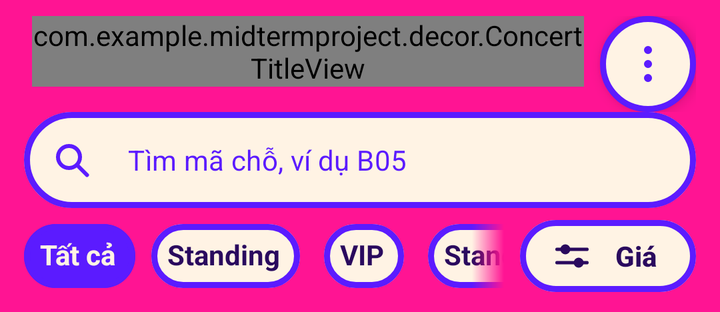
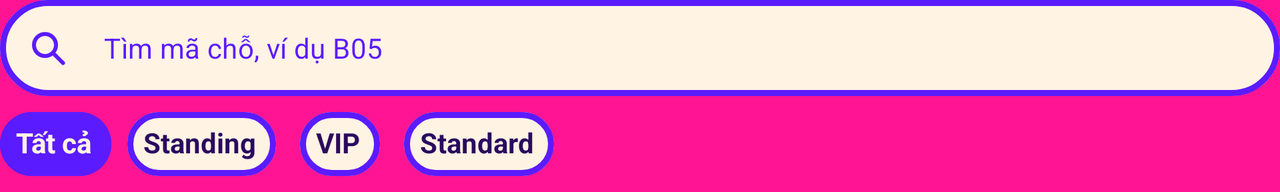

Two renders of one Android screen. The first uses the default layout on a phone; the second uses the alternative layout the repository ships for a different screen configuration, on a matching device. The two XML files are below.
<!-- AndroidManifest.xml: application theme Theme.MidtermProject -->
<!-- res/layout/view_filter_bar.xml -->
<?xml version="1.0" encoding="utf-8"?>
<LinearLayout xmlns:android="http://schemas.android.com/apk/res/android"
    xmlns:app="http://schemas.android.com/apk/res-auto"
    xmlns:tools="http://schemas.android.com/tools"
    android:layout_width="match_parent"
    android:layout_height="wrap_content"
    android:defaultFocusHighlightEnabled="false"
    android:descendantFocusability="beforeDescendants"
    android:focusable="true"
    android:focusableInTouchMode="true"
    android:orientation="vertical"
    android:paddingStart="12dp"
    android:paddingTop="8dp"
    android:paddingEnd="12dp"
    android:paddingBottom="4dp"
    tools:targetApi="o">

    <include layout="@layout/view_concert_header" />

    
    <com.google.android.material.textfield.TextInputLayout
        android:id="@+id/til_search"
        style="@style/Widget.MidtermProject.SearchField"
        android:layout_width="match_parent"
        android:layout_height="wrap_content"
        app:endIconMode="clear_text"
        app:startIconDrawable="@drawable/ic_search">

        <com.google.android.material.textfield.TextInputEditText
            android:id="@+id/et_search"
            android:saveEnabled="false"
            android:layout_width="match_parent"
            android:layout_height="wrap_content"
            android:hint="@string/search_hint"
            android:imeOptions="actionSearch|flagNoExtractUi"
            android:inputType="textNoSuggestions"
            android:maxLength="20"
            android:maxLines="1"
            android:minHeight="48dp"
            android:textColor="@color/sheet_text"
            android:textColorHint="@color/sticker_outline"
            android:textSize="14sp" />
    </com.google.android.material.textfield.TextInputLayout>

    
    <LinearLayout
        android:layout_width="match_parent"
        android:layout_height="wrap_content"
        android:gravity="center_vertical"
        android:orientation="horizontal">

        <HorizontalScrollView
            android:layout_width="0dp"
            android:layout_height="wrap_content"
            android:layout_weight="1"
            android:fadingEdgeLength="16dp"
            android:overScrollMode="never"
            android:requiresFadingEdge="horizontal"
            android:scrollbars="none">

            <com.google.android.material.chip.ChipGroup
                android:id="@+id/chip_group_zone"
                android:saveEnabled="false"
                android:layout_width="wrap_content"
                android:layout_height="wrap_content"
                android:contentDescription="@string/filter_zone_group_description"
                app:chipSpacingHorizontal="8dp"
                app:selectionRequired="true"
                app:singleLine="true"
                app:singleSelection="true">

                <com.google.android.material.chip.Chip
                    android:id="@+id/chip_zone_all"
                    android:saveEnabled="false"
                    style="@style/Widget.MidtermProject.Chip.Filter"
                    android:layout_width="wrap_content"
                    android:layout_height="wrap_content"
                    android:checked="true"
                    android:text="@string/filter_zone_all" />

                <com.google.android.material.chip.Chip
                    android:id="@+id/chip_zone_standing"
                    android:saveEnabled="false"
                    style="@style/Widget.MidtermProject.Chip.Filter"
                    android:layout_width="wrap_content"
                    android:layout_height="wrap_content"
                    android:text="@string/zone_standing" />

                <com.google.android.material.chip.Chip
                    android:id="@+id/chip_zone_vip"
                    android:saveEnabled="false"
                    style="@style/Widget.MidtermProject.Chip.Filter"
                    android:layout_width="wrap_content"
                    android:layout_height="wrap_content"
                    android:text="@string/zone_vip" />

                <com.google.android.material.chip.Chip
                    android:id="@+id/chip_zone_standard"
                    android:saveEnabled="false"
                    style="@style/Widget.MidtermProject.Chip.Filter"
                    android:layout_width="wrap_content"
                    android:layout_height="wrap_content"
                    android:text="@string/zone_standard" />
            </com.google.android.material.chip.ChipGroup>
        </HorizontalScrollView>

        
        <com.google.android.material.button.MaterialButton
            android:id="@+id/btn_filter_advanced"
            style="@style/Widget.MidtermProject.Button.Filter"
            android:layout_width="wrap_content"
            android:layout_height="wrap_content"
            android:layout_marginStart="8dp"
            android:text="@string/filter_price_button"
            app:icon="@drawable/ic_tune" />
    </LinearLayout>
</LinearLayout>
<!-- res/layout/view_concert_header.xml (included above) -->
<?xml version="1.0" encoding="utf-8"?>
<FrameLayout xmlns:android="http://schemas.android.com/apk/res/android"
    android:layout_width="match_parent"
    android:layout_height="wrap_content">

    <com.example.midtermproject.decor.ConcertTitleView
        android:id="@+id/concert_title"
        android:layout_width="wrap_content"
        android:layout_height="wrap_content"
        android:layout_gravity="top|start"
        android:layout_marginStart="4dp"
        android:layout_marginEnd="56dp" />

    <ImageButton
        android:id="@+id/btn_more"
        android:layout_width="48dp"
        android:layout_height="48dp"
        android:layout_gravity="top|end"
        android:background="@drawable/bg_map_button"
        android:contentDescription="@string/more_content_description"
        android:elevation="4dp"
        android:padding="12dp"
        android:scaleType="fitCenter"
        android:src="@drawable/ic_more_vert"
        android:stateListAnimator="@animator/press_bounce" />

</FrameLayout>
<!-- resources referenced by this layout -->
<resources>
  <color name="sheet_text">#FF2A0A5E</color>
  <color name="sticker_outline">#FF5B1BFF</color>
  <!-- drawable bg_map_button (drawable) -->
  <?xml version="1.0" encoding="utf-8"?>
  <ripple xmlns:android="http://schemas.android.com/apk/res/android"
      android:color="?attr/colorControlHighlight">
      <item>
          <shape android:shape="oval">
              <solid android:color="@color/surface" />
              <stroke
                  android:width="3dp"
                  android:color="@color/sticker_outline" />
          </shape>
      </item>
      
      <item android:id="@android:id/mask">
          <shape android:shape="oval">
              <solid android:color="@android:color/white" />
          </shape>
      </item>
  </ripple>
  <!-- drawable ic_search (drawable) -->
  <?xml version="1.0" encoding="utf-8"?>
  <vector xmlns:android="http://schemas.android.com/apk/res/android"
      android:width="24dp"
      android:height="24dp"
      android:viewportWidth="24"
      android:viewportHeight="24">
      <path
          android:pathData="M5,10.5 a5.5,5.5 0 1,0 11,0 a5.5,5.5 0 1,0 -11,0 Z"
          android:strokeColor="@android:color/white"
          android:strokeWidth="2" />
      <path
          android:pathData="M14.6,14.6 L19.5,19.5"
          android:strokeColor="@android:color/white"
          android:strokeLineCap="round"
          android:strokeWidth="2" />
  </vector>
  <!-- drawable ic_tune (drawable) -->
  <?xml version="1.0" encoding="utf-8"?>
  <vector xmlns:android="http://schemas.android.com/apk/res/android"
      android:width="20dp"
      android:height="20dp"
      android:viewportWidth="24"
      android:viewportHeight="24">
      <path
          android:pathData="M3,8 H21 M3,16 H21"
          android:strokeColor="@android:color/white"
          android:strokeLineCap="round"
          android:strokeWidth="2" />
      <path
          android:fillColor="@android:color/white"
          android:pathData="M8,8 m-3,0 a3,3 0 1,0 6,0 a3,3 0 1,0 -6,0 Z M16,16 m-3,0 a3,3 0 1,0 6,0 a3,3 0 1,0 -6,0 Z" />
  </vector>
  <string name="filter_price_button">Giá</string>
  <string name="filter_zone_all">Tất cả</string>
  <string name="filter_zone_group_description">Lọc theo khu</string>
  <string name="more_content_description">Thêm tùy chọn</string>
  <string name="search_hint">Tìm mã chỗ, ví dụ B05</string>
  <string name="zone_standard">Standard</string>
  <string name="zone_standing">Standing</string>
  <string name="zone_vip">VIP</string>
  <color name="surface">#FFFFF3E4</color>
  <color name="map_button_icon">#FF5B1BFF</color>
  <style name="TextAppearance.MidtermProject.Sticker" parent="TextAppearance.MaterialComponents.Chip">
          <item name="android:textSize">14sp</item>
          <item name="android:textStyle">bold</item>
      </style>
  <color name="spot_selected">#FF2A0A5E</color>
  <color name="on_spot_selected">#FFFFF3E4</color>
  <color name="zone_vip">#FF5B1BFF</color>
  <color name="on_zone_vip">#FFFFFFFF</color>
  <color name="poster_background">#FFFF1493</color>
  <style name="ThemeOverlay.MidtermProject.MaterialAlertDialog" parent="ThemeOverlay.MaterialComponents.MaterialAlertDialog">
          <item name="buttonBarPositiveButtonStyle">@style/Widget.MidtermProject.Button.Dialog</item>
          <item name="buttonBarNegativeButtonStyle">@style/Widget.MidtermProject.Button.Dialog</item>
      </style>
  <style name="Widget.MidtermProject.Button.Dialog" parent="Widget.MaterialComponents.Button.TextButton.Dialog">
          <item name="android:textAllCaps">false</item>
      </style>
  <!-- some entries are left out for length -->
</resources>
<!-- res/layout-land/view_filter_bar.xml (the repository's variant of the layout above) -->
<!-- drawn on the phone turned sideways -->
<?xml version="1.0" encoding="utf-8"?>
<LinearLayout xmlns:android="http://schemas.android.com/apk/res/android"
    xmlns:app="http://schemas.android.com/apk/res-auto"
    xmlns:tools="http://schemas.android.com/tools"
    android:layout_width="match_parent"
    android:layout_height="wrap_content"
    android:defaultFocusHighlightEnabled="false"
    android:descendantFocusability="beforeDescendants"
    android:focusable="true"
    android:focusableInTouchMode="true"
    android:orientation="vertical"
    tools:targetApi="o">

    <com.google.android.material.textfield.TextInputLayout
        android:id="@+id/til_search"
        style="@style/Widget.MidtermProject.SearchField"
        android:layout_width="match_parent"
        android:layout_height="wrap_content"
        app:endIconMode="clear_text"
        app:startIconDrawable="@drawable/ic_search">

        <com.google.android.material.textfield.TextInputEditText
            android:id="@+id/et_search"
            android:saveEnabled="false"
            android:layout_width="match_parent"
            android:layout_height="wrap_content"
            android:hint="@string/search_hint"
            android:imeOptions="actionSearch|flagNoExtractUi"
            android:inputType="textNoSuggestions"
            android:maxLength="20"
            android:maxLines="1"
            android:minHeight="48dp"
            android:textColor="@color/sheet_text"
            android:textColorHint="@color/sticker_outline"
            android:textSize="14sp" />
    </com.google.android.material.textfield.TextInputLayout>

    
    <com.google.android.material.chip.ChipGroup
        android:id="@+id/chip_group_zone"
        android:saveEnabled="false"
        android:layout_width="match_parent"
        android:layout_height="wrap_content"
        android:contentDescription="@string/filter_zone_group_description"
        app:chipSpacingHorizontal="8dp"
        app:chipSpacingVertical="0dp"
        app:selectionRequired="true"
        app:singleLine="false"
        app:singleSelection="true">

        <com.google.android.material.chip.Chip
            android:id="@+id/chip_zone_all"
            android:saveEnabled="false"
            style="@style/Widget.MidtermProject.Chip.Filter"
            android:layout_width="wrap_content"
            android:layout_height="wrap_content"
            android:checked="true"
            android:text="@string/filter_zone_all" />

        <com.google.android.material.chip.Chip
            android:id="@+id/chip_zone_standing"
            android:saveEnabled="false"
            style="@style/Widget.MidtermProject.Chip.Filter"
            android:layout_width="wrap_content"
            android:layout_height="wrap_content"
            android:text="@string/zone_standing" />

        <com.google.android.material.chip.Chip
            android:id="@+id/chip_zone_vip"
            android:saveEnabled="false"
            style="@style/Widget.MidtermProject.Chip.Filter"
            android:layout_width="wrap_content"
            android:layout_height="wrap_content"
            android:text="@string/zone_vip" />

        <com.google.android.material.chip.Chip
            android:id="@+id/chip_zone_standard"
            android:saveEnabled="false"
            style="@style/Widget.MidtermProject.Chip.Filter"
            android:layout_width="wrap_content"
            android:layout_height="wrap_content"
            android:text="@string/zone_standard" />
    </com.google.android.material.chip.ChipGroup>
</LinearLayout>
<!-- resources referenced by the variant -->
<!-- as the phone turned sideways resolves them -->
<resources>
  <color name="sheet_text">#FF2A0A5E</color>
  <color name="sticker_outline">#FF5B1BFF</color>
  <!-- drawable ic_search (drawable) -->
  <?xml version="1.0" encoding="utf-8"?>
  <vector xmlns:android="http://schemas.android.com/apk/res/android"
      android:width="24dp"
      android:height="24dp"
      android:viewportWidth="24"
      android:viewportHeight="24">
      <path
          android:pathData="M5,10.5 a5.5,5.5 0 1,0 11,0 a5.5,5.5 0 1,0 -11,0 Z"
          android:strokeColor="@android:color/white"
          android:strokeWidth="2" />
      <path
          android:pathData="M14.6,14.6 L19.5,19.5"
          android:strokeColor="@android:color/white"
          android:strokeLineCap="round"
          android:strokeWidth="2" />
  </vector>
  <string name="filter_zone_all">Tất cả</string>
  <string name="filter_zone_group_description">Lọc theo khu</string>
  <string name="search_hint">Tìm mã chỗ, ví dụ B05</string>
  <string name="zone_standard">Standard</string>
  <string name="zone_standing">Standing</string>
  <string name="zone_vip">VIP</string>
  <style name="Widget.MidtermProject.Chip.Filter" parent="Widget.MaterialComponents.Chip.Choice">
          <item name="shapeAppearance">?attr/shapeAppearanceSmallComponent</item>
          <item name="chipBackgroundColor">@color/chip_filter_background</item>
          <item name="android:textColor">@color/chip_filter_text</item>
          <item name="android:textAppearance">@style/TextAppearance.MidtermProject.Sticker</item>
          <item name="checkedIconVisible">false</item>
          <item name="chipStrokeWidth">3dp</item>
          <item name="chipStrokeColor">@color/sticker_outline</item>
          <item name="textStartPadding">4dp</item>
          <item name="textEndPadding">4dp</item>
          <item name="android:stateListAnimator">@animator/press_bounce</item>
      </style>
  <style name="Widget.MidtermProject.SearchField" parent="Widget.MaterialComponents.TextInputLayout.OutlinedBox.Dense">
          <item name="hintEnabled">false</item>
          <item name="boxBackgroundColor">@color/surface</item>
          <item name="boxCornerRadiusTopStart">24dp</item>
          <item name="boxCornerRadiusTopEnd">24dp</item>
          <item name="boxCornerRadiusBottomStart">24dp</item>
          <item name="boxCornerRadiusBottomEnd">24dp</item>
          <item name="boxStrokeColor">@color/field_stroke</item>
          <item name="boxStrokeWidth">3dp</item>
          <item name="boxStrokeWidthFocused">3dp</item>
          
          <item name="startIconTint">@color/sticker_outline</item>
          <item name="endIconTint">@color/sticker_outline</item>
      </style>
  <style name="TextAppearance.MidtermProject.Sticker" parent="TextAppearance.MaterialComponents.Chip">
          <item name="android:textSize">14sp</item>
          <item name="android:textStyle">bold</item>
      </style>
  <color name="surface">#FFFFF3E4</color>
  <color name="spot_selected">#FF2A0A5E</color>
  <color name="on_spot_selected">#FFFFF3E4</color>
  <color name="zone_vip">#FF5B1BFF</color>
  <color name="on_zone_vip">#FFFFFFFF</color>
  <color name="poster_background">#FFFF1493</color>
  <style name="ThemeOverlay.MidtermProject.MaterialAlertDialog" parent="ThemeOverlay.MaterialComponents.MaterialAlertDialog">
          <item name="buttonBarPositiveButtonStyle">@style/Widget.MidtermProject.Button.Dialog</item>
          <item name="buttonBarNegativeButtonStyle">@style/Widget.MidtermProject.Button.Dialog</item>
      </style>
  <style name="Widget.MidtermProject.Button.Dialog" parent="Widget.MaterialComponents.Button.TextButton.Dialog">
          <item name="android:textAllCaps">false</item>
      </style>
  <!-- some entries are left out for length -->
</resources>
